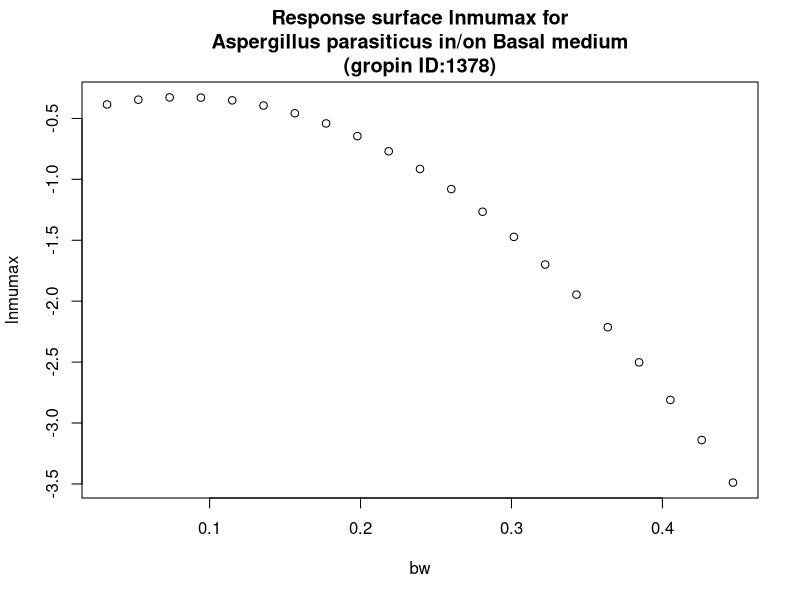

Reproduce this figure in R.
#############################
# start of Parameter script
#############################
bw <- seq(0.032032,0.446753246753247,length.out=21)
#############################
# end of Parameter script
#############################
############################# 
# start of Model script Gropin ID 1378 
#############################
 
# constant coefficients for this model
 
variables <- data.frame(bw)
argumentsPar <- expand.grid(variables)
 
# heart of the model
response_surface <- function(bw) {
   mumax <-(-0.4857+3.901*bw-23.78*bw^2)

return(mumax=mumax)
} 

# output parameters
responseSurface <- cbind(argumentsPar,response_surface(argumentsPar['bw']))
colnames(responseSurface) <- c(colnames(argumentsPar),'lnmumax')
#############################
# End of Model script
#############################
############################# 
# start of Visualisation script Gropin ID 1378 
#############################
plot(bw,responseSurface$'lnmumax',xlab='bw',
                          ylab='lnmumax',main='Response surface lnmumax for
Aspergillus parasiticus in/on Basal medium
(gropin ID:1378)')
#############################
# End of Visualisation script
#############################
